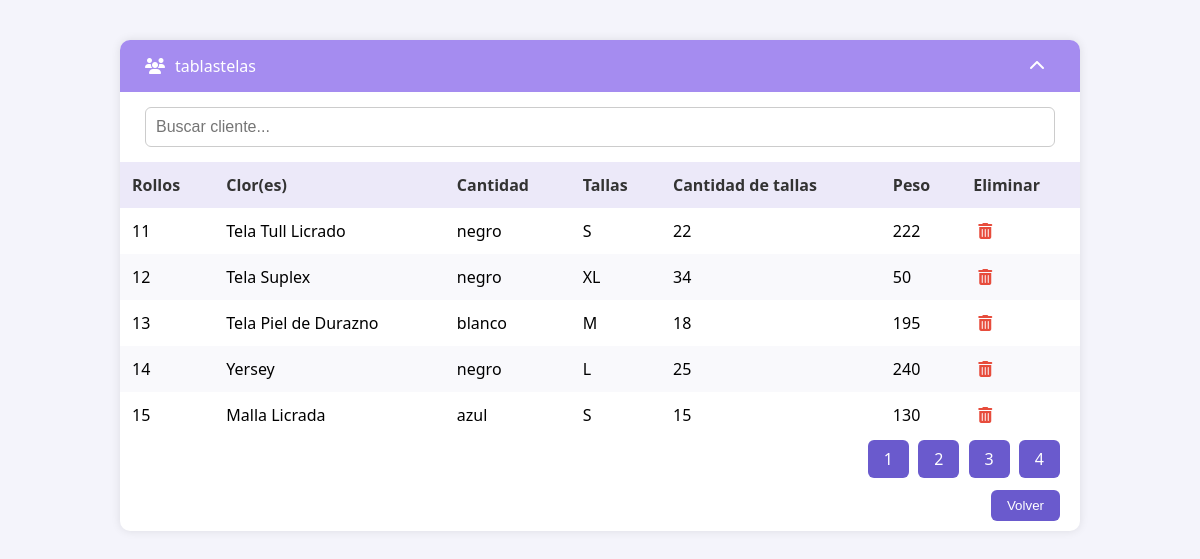
Page /tablastelas.php on the committed database.
### tables this page shows
CREATE TABLE `registros_telas` (
  `id` int NOT NULL,
  `rollo` varchar(100) DEFAULT NULL,
  `color` varchar(50) DEFAULT NULL,
  `talla` varchar(20) DEFAULT NULL,
  `cantidad_tallas` int DEFAULT NULL,
  `peso` float DEFAULT NULL
);

### tablastelas.php (the view, shortened to what this page needs)
</head>
<body>
<div class="container">
    <div class="header">
        <div><i class="fas fa-users"></i>tablastelas</div>
        <i class="fas fa-chevron-up"></i>
    </div>
    <div class="search-box">
        <input type="text" id="search" placeholder="Buscar cliente..." onkeyup="buscar()">
    </div>
    <table>
        <thead>
            <tr>
                <th>Rollos</th>
                <th>Clor(es)</th>
                <th>Cantidad</th>
                <th>Tallas</th>
                <th>Cantidad de tallas</th>
                <th>Peso</th>
                <th>Eliminar</th>
            </tr>
        </thead>
        <tbody>
       <?php
$conn = new mysqli("localhost", "root", "", "textil_db");
?>
<!DOCTYPE html>
<html lang="es">
<head>
    <link rel="stylesheet" href="https://cdnjs.cloudflare.com/ajax/libs/font-awesome/6.5.0/css/all.min.css">
</head>
<body>
        <?php
        $por_pagina = 5;
        $pagina = isset($_GET['pagina']) ? intval($_GET['pagina']) : 1;
        $inicio = ($pagina - 1) * $por_pagina;
        $total = $conn->query("SELECT COUNT(*) as total FROM registros_telas")->fetch_assoc()['total'];
        $total_paginas = ceil($total / $por_pagina);
        $resultado = $conn->query("SELECT * FROM registros_telas LIMIT $inicio, $por_pagina");
        if ($resultado->num_rows > 0) {
            while ($fila = $resultado->fetch_assoc()) {
                echo "<tr>";
                echo "<td>".$fila['id']."</td>";
                echo "<td>".$fila['rollo']."</td>";
                echo "<td>".$fila['color']."</td>";
                echo "<td>".$fila['talla']."</td>";
                echo "<td>".$fila['cantidad_tallas']."</td>";
                echo "<td>".$fila['peso']."</td>";
                echo "<td class='actions'>
                        <a href='?eliminar=".$fila['id']."' onclick=\"return confirm('¿Eliminar registro?');\">
                            <i class='fas fa-trash-alt'></i>
                        </a>
                      </td>";
                echo "</tr>";
            }
        } else {
            echo "<tr><td colspan='7'>No hay registros de telas.</td></tr>";
        }
        ?>
        </tbody>
    </table>
    <div class="pagination">
        <?php
        for ($i = 1; $i <= $total_paginas; $i++) {
            echo "<a href='?pagina=$i'>$i</a> ";
        }
        ?>
    </div>
    <div class="footer">
        <button onclick="window.location.href='dashboardtaller.php'">Volver</button>
    </div>
</div>
</body>
</html>

### tablastelas.php (style rules this page uses)
body { font-family: 'Segoe UI', sans-serif; margin: 0; padding: 0; background-color: #f4f4fb; }
.header { background-color: #a58cf0; color: white; padding: 15px 25px; display: flex; align-items: center; justify-content: space-between; border-radius: 10px 10px 0 0; }
.header i { margin-right: 10px; }
.container { width: 80%; max-width: 1000px; margin: 40px auto; background-color: white; box-shadow: 0 0 10px rgba(0, 0, 0, 0.1); border-radius: 10px; }
table { width: 100%; border-collapse: collapse; }
th, td { padding: 12px; text-align: left; }
th { background-color: #ece9f9; color: #333; }
tr:nth-child(even) { background-color: #f9f9fc; }
.actions i { margin: 0 5px; cursor: pointer; color: #e74c3c; }
.footer, .pagination { text-align: right; padding: 10px 20px; }
.footer button, .pagination a { background-color: #6a5acd; color: white; border: none; padding: 8px 16px; border-radius: 6px; cursor: pointer; text-decoration: none; margin-left: 5px; }
.search-box { padding: 15px 25px; }
.search-box input { width: 100%; padding: 10px; border: 1px solid #ccc; border-radius: 6px; font-size: 16px; }
body { font-family: 'Segoe UI', sans-serif; background-color: #f4f4fb; }
.header { background-color: #a58cf0; color: white; padding: 15px 25px; display: flex; justify-content: space-between; border-radius: 10px 10px 0 0; }
.container { width: 80%; max-width: 1000px; margin: 40px auto; background: white; border-radius: 10px; box-shadow: 0 0 10px rgba(0,0,0,0.1); }
th, td { padding: 12px; }
th { background: #ece9f9; }
tr:nth-child(even) { background: #f9f9fc; }
.actions i { color: #e74c3c; cursor: pointer; }

### rows in the picture
registros_telas: id "11", rollo "Tela Tull Licrado", color "negro", talla "S", cantidad_tallas "22", peso "222"
registros_telas: id "12", rollo "Tela Suplex", color "negro", talla "XL", cantidad_tallas "34", peso "50"
registros_telas: id "13", rollo "Tela Piel de Durazno", color "blanco", talla "M", cantidad_tallas "18", peso "195"
registros_telas: id "14", rollo "Yersey", color "negro", talla "L", cantidad_tallas "25", peso "240"
registros_telas: id "15", rollo "Malla Licrada", color "azul", talla "S", cantidad_tallas "15", peso "130"
